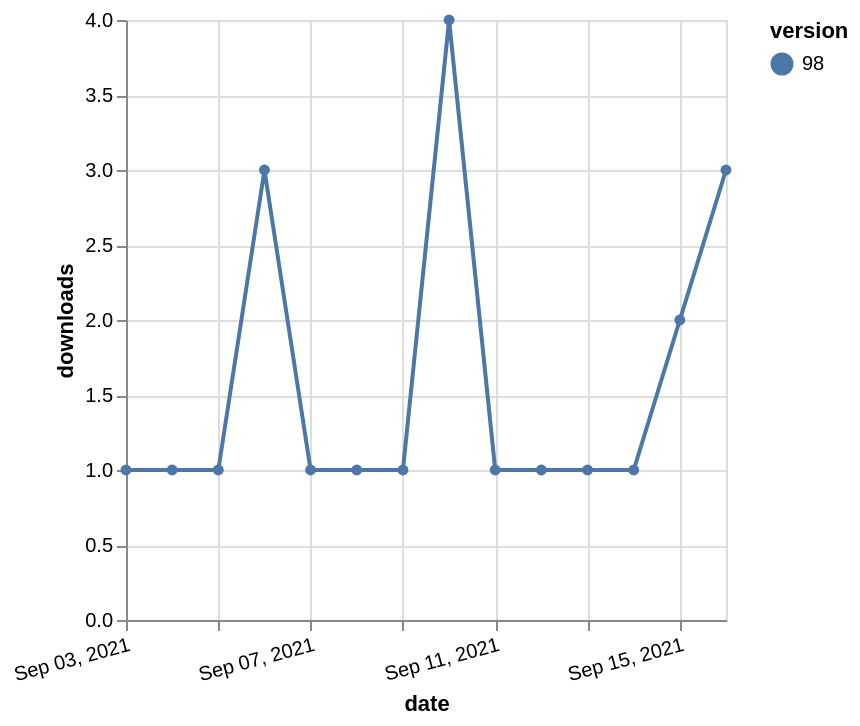

This figure's Vega-Lite source:
### Vega-Lite specification from a JSON file in a GitHub repository (floating-point values rounded to 4 significant figures)
{"$schema": "https://vega.github.io/schema/vega-lite/v5.json", "description": "A simple bar chart with embedded data.", "data": {"values": [{"date": "2021-09-03", "total": 294, "delta": 1, "version": "98"}, {"date": "2021-09-04", "total": 295, "delta": 1, "version": "98"}, {"date": "2021-09-05", "total": 296, "delta": 1, "version": "98"}, {"date": "2021-09-06", "total": 299, "delta": 3, "version": "98"}, {"date": "2021-09-07", "total": 300, "delta": 1, "version": "98"}, {"date": "2021-09-08", "total": 301, "delta": 1, "version": "98"}, {"date": "2021-09-09", "total": 302, "delta": 1, "version": "98"}, {"date": "2021-09-10", "total": 306, "delta": 4, "version": "98"}, {"date": "2021-09-11", "total": 307, "delta": 1, "version": "98"}, {"date": "2021-09-12", "total": 308, "delta": 1, "version": "98"}, {"date": "2021-09-13", "total": 309, "delta": 1, "version": "98"}, {"date": "2021-09-14", "total": 310, "delta": 1, "version": "98"}, {"date": "2021-09-15", "total": 312, "delta": 2, "version": "98"}, {"date": "2021-09-16", "total": 315, "delta": 3, "version": "98"}]}, "width": "container", "mark": {"type": "line", "point": {"filled": true}}, "encoding": {"x": {"field": "date", "type": "temporal", "timeUnit": "yearmonthdate", "title": "date", "axis": {"labelAngle": -15}}, "y": {"field": "delta", "type": "quantitative", "title": "downloads"}, "color": {"field": "version", "type": "nominal"}, "tooltip": {"field": "delta"}}}
